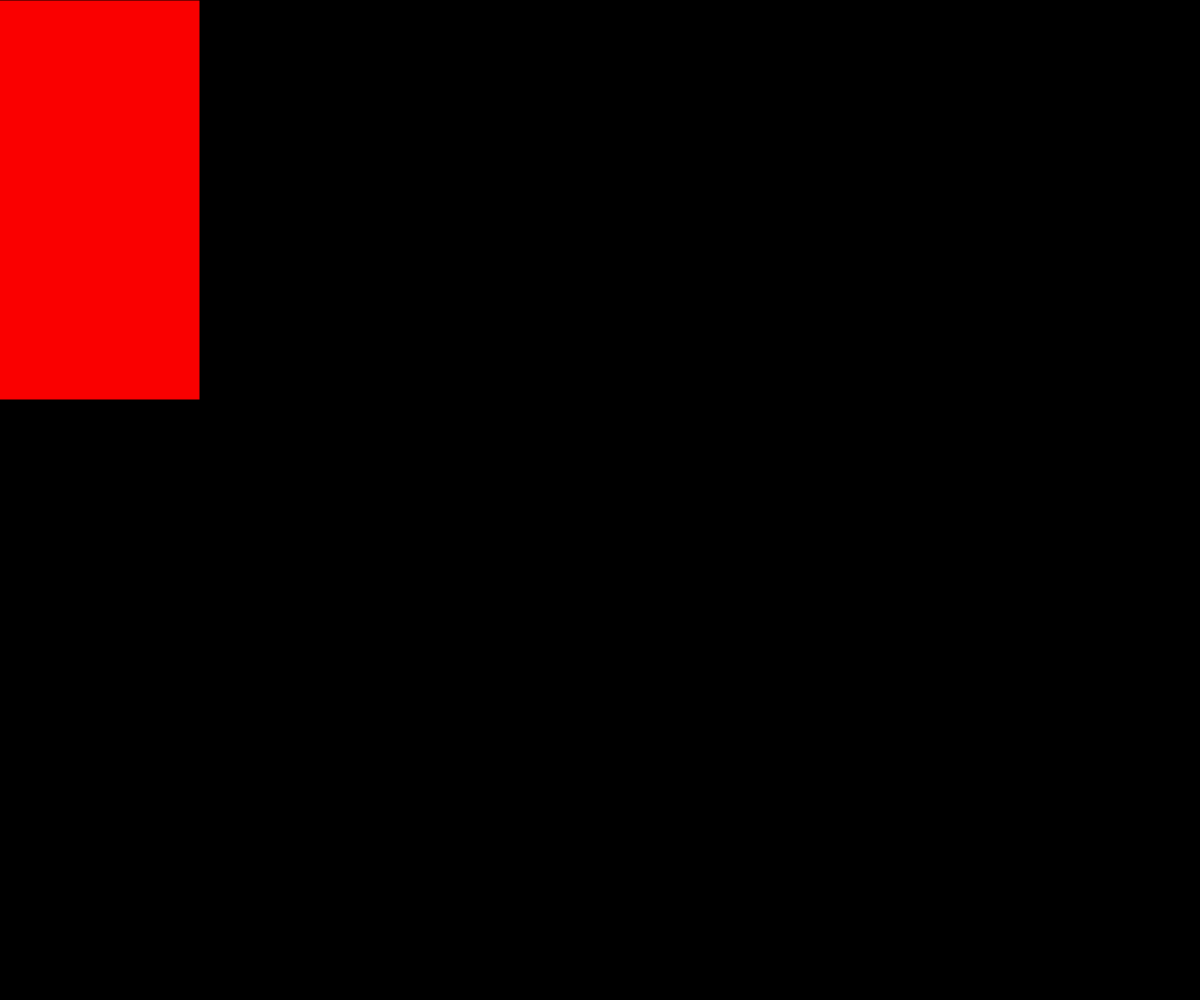
Frame 1 (no input)
Frame 60 (no input): identical to frame 1, image omitted
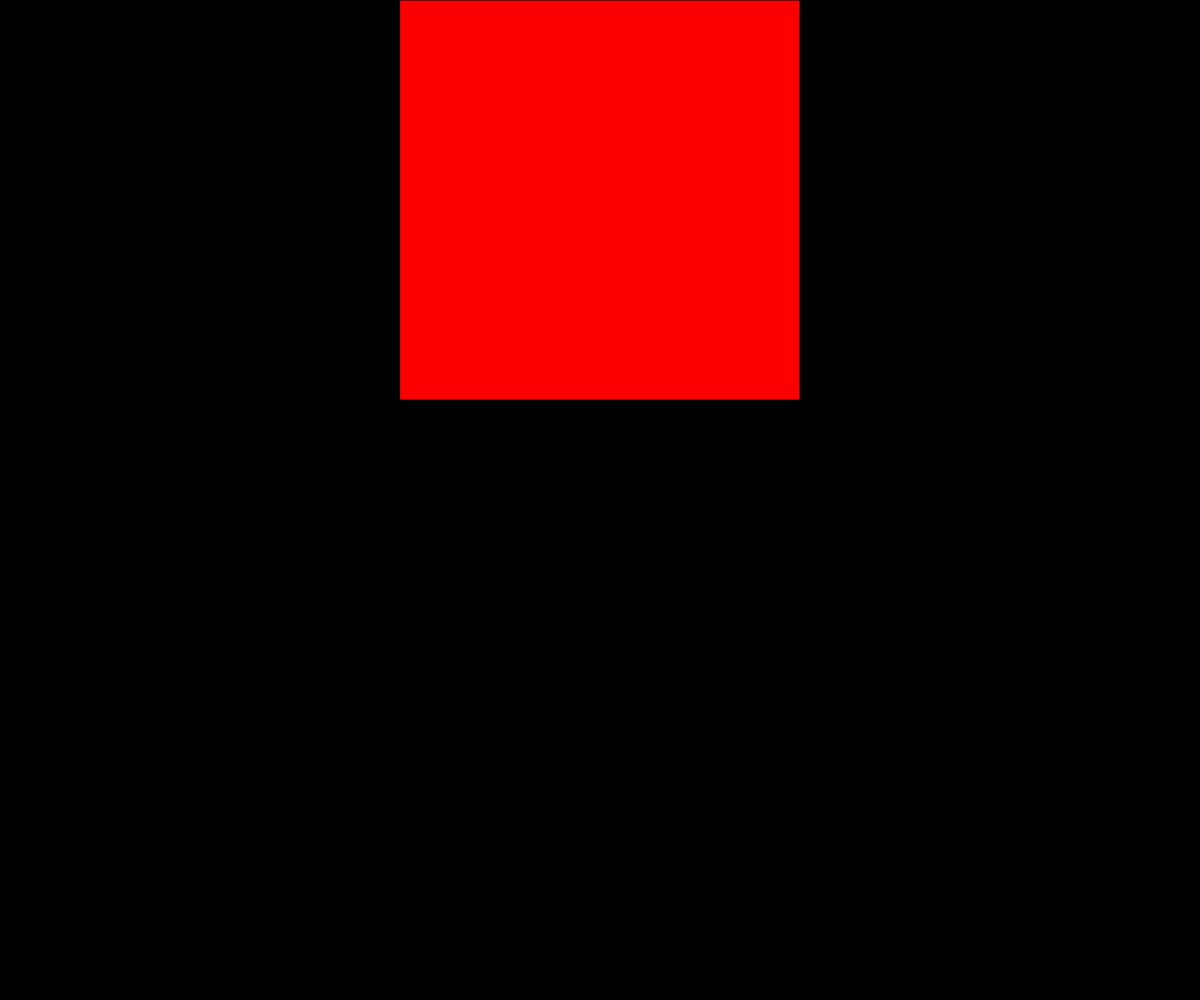
Frame 120 (the mouse pressed at the canvas centre since frame 60)

The p5.js sketch that drew these frames (run headless with seeded random() and noise() and a simulated clock; from frame 60 on, the mouse is pressed at the canvas centre):

// p5.js sketch
// ── sketch.js
// Project Title
// Your Name
// Date
//
// Extra for Experts:
// - describe what you did to take this project "above and beyond"


function setup() {
  createCanvas(windowWidth, windowHeight);
  rectMode(CENTER);
}

function draw() {
  background(0);
  fill(250, 0, 0);
  rect(mouseX, 200, 400, 400)
}
